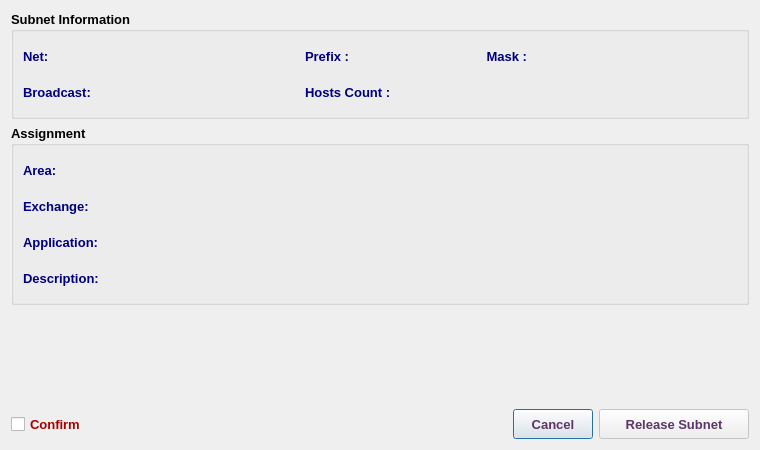
<?xml version="1.0" encoding="UTF-8"?>
<ui version="4.0">
 <class>Subnet2V4ReleaseDialog</class>
 <widget class="QDialog" name="Subnet2V4ReleaseDialog">
  <property name="geometry">
   <rect>
    <x>0</x>
    <y>0</y>
    <width>760</width>
    <height>450</height>
   </rect>
  </property>
  <property name="minimumSize">
   <size>
    <width>760</width>
    <height>450</height>
   </size>
  </property>
  <property name="maximumSize">
   <size>
    <width>761</width>
    <height>451</height>
   </size>
  </property>
  <property name="font">
   <font>
    <family>Tahoma</family>
    <pointsize>10</pointsize>
   </font>
  </property>
  <property name="windowTitle">
   <string>Subnet Release</string>
  </property>
  <property name="windowIcon">
   <iconset resource="../../../../../image.qrc">
    <normaloff>:/Image/disconnection.png</normaloff>:/Image/disconnection.png</iconset>
  </property>
  <layout class="QVBoxLayout" name="verticalLayout_2">
   <item>
    <widget class="QGroupBox" name="ipGB">
     <property name="font">
      <font>
       <family>Tahoma</family>
       <pointsize>10</pointsize>
       <weight>75</weight>
       <bold>true</bold>
      </font>
     </property>
     <property name="title">
      <string>Subnet Information</string>
     </property>
     <layout class="QVBoxLayout" name="verticalLayout_3">
      <item>
       <layout class="QHBoxLayout" name="horizontalLayout_13">
        <item>
         <widget class="QLabel" name="label_7">
          <property name="minimumSize">
           <size>
            <width>90</width>
            <height>30</height>
           </size>
          </property>
          <property name="maximumSize">
           <size>
            <width>90</width>
            <height>30</height>
           </size>
          </property>
          <property name="font">
           <font>
            <family>Tahoma</family>
            <pointsize>10</pointsize>
            <weight>75</weight>
            <bold>true</bold>
           </font>
          </property>
          <property name="styleSheet">
           <string notr="true">color: rgb(0, 0, 127);</string>
          </property>
          <property name="text">
           <string>Net:</string>
          </property>
         </widget>
        </item>
        <item>
         <widget class="QLabel" name="netLbl">
          <property name="sizePolicy">
           <sizepolicy hsizetype="Expanding" vsizetype="Preferred">
            <horstretch>0</horstretch>
            <verstretch>0</verstretch>
           </sizepolicy>
          </property>
          <property name="minimumSize">
           <size>
            <width>180</width>
            <height>30</height>
           </size>
          </property>
          <property name="maximumSize">
           <size>
            <width>500</width>
            <height>30</height>
           </size>
          </property>
          <property name="font">
           <font>
            <family>Tahoma</family>
            <pointsize>10</pointsize>
            <weight>75</weight>
            <bold>true</bold>
           </font>
          </property>
          <property name="styleSheet">
           <string notr="true">color: rgb(85, 0, 127);</string>
          </property>
          <property name="text">
           <string/>
          </property>
         </widget>
        </item>
        <item>
         <widget class="QLabel" name="label_10">
          <property name="minimumSize">
           <size>
            <width>80</width>
            <height>30</height>
           </size>
          </property>
          <property name="maximumSize">
           <size>
            <width>80</width>
            <height>30</height>
           </size>
          </property>
          <property name="font">
           <font>
            <family>Tahoma</family>
            <pointsize>10</pointsize>
            <weight>75</weight>
            <bold>true</bold>
           </font>
          </property>
          <property name="styleSheet">
           <string notr="true">color: rgb(0, 0, 127);</string>
          </property>
          <property name="text">
           <string>Prefix :</string>
          </property>
          <property name="alignment">
           <set>Qt::AlignLeading|Qt::AlignLeft|Qt::AlignVCenter</set>
          </property>
         </widget>
        </item>
        <item>
         <widget class="QLabel" name="prefixLbl">
          <property name="minimumSize">
           <size>
            <width>50</width>
            <height>30</height>
           </size>
          </property>
          <property name="maximumSize">
           <size>
            <width>50</width>
            <height>30</height>
           </size>
          </property>
          <property name="font">
           <font>
            <family>Tahoma</family>
            <pointsize>10</pointsize>
            <weight>75</weight>
            <bold>true</bold>
           </font>
          </property>
          <property name="styleSheet">
           <string notr="true">color: rgb(85, 0, 127);</string>
          </property>
          <property name="text">
           <string/>
          </property>
          <property name="wordWrap">
           <bool>true</bool>
          </property>
         </widget>
        </item>
        <item>
         <widget class="QLabel" name="label_9">
          <property name="minimumSize">
           <size>
            <width>80</width>
            <height>30</height>
           </size>
          </property>
          <property name="maximumSize">
           <size>
            <width>80</width>
            <height>30</height>
           </size>
          </property>
          <property name="font">
           <font>
            <family>Tahoma</family>
            <pointsize>10</pointsize>
            <weight>75</weight>
            <bold>true</bold>
           </font>
          </property>
          <property name="styleSheet">
           <string notr="true">color: rgb(0, 0, 127);</string>
          </property>
          <property name="text">
           <string>Mask :</string>
          </property>
          <property name="alignment">
           <set>Qt::AlignRight|Qt::AlignTrailing|Qt::AlignVCenter</set>
          </property>
         </widget>
        </item>
        <item>
         <widget class="QLabel" name="maskLbl">
          <property name="sizePolicy">
           <sizepolicy hsizetype="Expanding" vsizetype="Preferred">
            <horstretch>0</horstretch>
            <verstretch>0</verstretch>
           </sizepolicy>
          </property>
          <property name="minimumSize">
           <size>
            <width>180</width>
            <height>30</height>
           </size>
          </property>
          <property name="maximumSize">
           <size>
            <width>500</width>
            <height>30</height>
           </size>
          </property>
          <property name="font">
           <font>
            <family>Tahoma</family>
            <pointsize>10</pointsize>
            <weight>75</weight>
            <bold>true</bold>
           </font>
          </property>
          <property name="styleSheet">
           <string notr="true">color: rgb(85, 0, 127);</string>
          </property>
          <property name="text">
           <string/>
          </property>
          <property name="wordWrap">
           <bool>true</bool>
          </property>
         </widget>
        </item>
        <item>
         <spacer name="horizontalSpacer_2">
          <property name="orientation">
           <enum>Qt::Horizontal</enum>
          </property>
          <property name="sizeHint" stdset="0">
           <size>
            <width>40</width>
            <height>20</height>
           </size>
          </property>
         </spacer>
        </item>
       </layout>
      </item>
      <item>
       <layout class="QHBoxLayout" name="horizontalLayout_12">
        <item>
         <widget class="QLabel" name="label_11">
          <property name="minimumSize">
           <size>
            <width>90</width>
            <height>30</height>
           </size>
          </property>
          <property name="maximumSize">
           <size>
            <width>90</width>
            <height>30</height>
           </size>
          </property>
          <property name="font">
           <font>
            <family>Tahoma</family>
            <pointsize>10</pointsize>
            <weight>75</weight>
            <bold>true</bold>
           </font>
          </property>
          <property name="styleSheet">
           <string notr="true">color: rgb(0, 0, 127);</string>
          </property>
          <property name="text">
           <string>Broadcast:</string>
          </property>
         </widget>
        </item>
        <item>
         <widget class="QLabel" name="bcLbl">
          <property name="sizePolicy">
           <sizepolicy hsizetype="Expanding" vsizetype="Preferred">
            <horstretch>0</horstretch>
            <verstretch>0</verstretch>
           </sizepolicy>
          </property>
          <property name="minimumSize">
           <size>
            <width>180</width>
            <height>30</height>
           </size>
          </property>
          <property name="maximumSize">
           <size>
            <width>500</width>
            <height>30</height>
           </size>
          </property>
          <property name="font">
           <font>
            <family>Tahoma</family>
            <pointsize>10</pointsize>
            <weight>75</weight>
            <bold>true</bold>
           </font>
          </property>
          <property name="styleSheet">
           <string notr="true">color: rgb(85, 0, 127);</string>
          </property>
          <property name="text">
           <string/>
          </property>
          <property name="wordWrap">
           <bool>true</bool>
          </property>
         </widget>
        </item>
        <item>
         <widget class="QLabel" name="label_12">
          <property name="minimumSize">
           <size>
            <width>130</width>
            <height>30</height>
           </size>
          </property>
          <property name="maximumSize">
           <size>
            <width>130</width>
            <height>30</height>
           </size>
          </property>
          <property name="font">
           <font>
            <family>Tahoma</family>
            <pointsize>10</pointsize>
            <weight>75</weight>
            <bold>true</bold>
           </font>
          </property>
          <property name="styleSheet">
           <string notr="true">color: rgb(0, 0, 127);</string>
          </property>
          <property name="text">
           <string>Hosts Count :</string>
          </property>
          <property name="alignment">
           <set>Qt::AlignLeading|Qt::AlignLeft|Qt::AlignVCenter</set>
          </property>
         </widget>
        </item>
        <item>
         <widget class="QLabel" name="hostLbl">
          <property name="minimumSize">
           <size>
            <width>150</width>
            <height>30</height>
           </size>
          </property>
          <property name="maximumSize">
           <size>
            <width>150</width>
            <height>30</height>
           </size>
          </property>
          <property name="font">
           <font>
            <family>Tahoma</family>
            <pointsize>10</pointsize>
            <weight>75</weight>
            <bold>true</bold>
           </font>
          </property>
          <property name="styleSheet">
           <string notr="true">color: rgb(85, 0, 127);</string>
          </property>
          <property name="text">
           <string/>
          </property>
          <property name="wordWrap">
           <bool>true</bool>
          </property>
         </widget>
        </item>
        <item>
         <spacer name="horizontalSpacer_3">
          <property name="orientation">
           <enum>Qt::Horizontal</enum>
          </property>
          <property name="sizeHint" stdset="0">
           <size>
            <width>40</width>
            <height>20</height>
           </size>
          </property>
         </spacer>
        </item>
       </layout>
      </item>
     </layout>
    </widget>
   </item>
   <item>
    <widget class="QGroupBox" name="groupBox">
     <property name="font">
      <font>
       <family>Tahoma</family>
       <pointsize>10</pointsize>
       <weight>75</weight>
       <bold>true</bold>
      </font>
     </property>
     <property name="title">
      <string>Assignment</string>
     </property>
     <layout class="QVBoxLayout" name="verticalLayout">
      <item>
       <layout class="QHBoxLayout" name="horizontalLayout_2">
        <item>
         <widget class="QLabel" name="label">
          <property name="minimumSize">
           <size>
            <width>120</width>
            <height>30</height>
           </size>
          </property>
          <property name="maximumSize">
           <size>
            <width>120</width>
            <height>30</height>
           </size>
          </property>
          <property name="font">
           <font>
            <family>Tahoma</family>
            <pointsize>10</pointsize>
            <weight>75</weight>
            <bold>true</bold>
           </font>
          </property>
          <property name="styleSheet">
           <string notr="true">color: rgb(0, 0, 127);</string>
          </property>
          <property name="text">
           <string>Area:</string>
          </property>
         </widget>
        </item>
        <item>
         <widget class="QLabel" name="areaLbl">
          <property name="sizePolicy">
           <sizepolicy hsizetype="Expanding" vsizetype="Preferred">
            <horstretch>0</horstretch>
            <verstretch>0</verstretch>
           </sizepolicy>
          </property>
          <property name="minimumSize">
           <size>
            <width>300</width>
            <height>30</height>
           </size>
          </property>
          <property name="maximumSize">
           <size>
            <width>8000</width>
            <height>30</height>
           </size>
          </property>
          <property name="font">
           <font>
            <family>Tahoma</family>
            <pointsize>10</pointsize>
            <weight>75</weight>
            <bold>true</bold>
           </font>
          </property>
          <property name="styleSheet">
           <string notr="true">color: rgb(85, 0, 127);</string>
          </property>
          <property name="text">
           <string/>
          </property>
          <property name="alignment">
           <set>Qt::AlignLeading|Qt::AlignLeft|Qt::AlignVCenter</set>
          </property>
          <property name="wordWrap">
           <bool>true</bool>
          </property>
         </widget>
        </item>
       </layout>
      </item>
      <item>
       <layout class="QHBoxLayout" name="horizontalLayout_4">
        <item>
         <widget class="QLabel" name="label_3">
          <property name="minimumSize">
           <size>
            <width>120</width>
            <height>30</height>
           </size>
          </property>
          <property name="maximumSize">
           <size>
            <width>120</width>
            <height>30</height>
           </size>
          </property>
          <property name="font">
           <font>
            <family>Tahoma</family>
            <pointsize>10</pointsize>
            <weight>75</weight>
            <bold>true</bold>
           </font>
          </property>
          <property name="styleSheet">
           <string notr="true">color: rgb(0, 0, 127);</string>
          </property>
          <property name="text">
           <string>Exchange:</string>
          </property>
         </widget>
        </item>
        <item>
         <widget class="QLabel" name="abbrLbl">
          <property name="sizePolicy">
           <sizepolicy hsizetype="Expanding" vsizetype="Preferred">
            <horstretch>0</horstretch>
            <verstretch>0</verstretch>
           </sizepolicy>
          </property>
          <property name="minimumSize">
           <size>
            <width>300</width>
            <height>30</height>
           </size>
          </property>
          <property name="maximumSize">
           <size>
            <width>8000</width>
            <height>30</height>
           </size>
          </property>
          <property name="font">
           <font>
            <family>Tahoma</family>
            <pointsize>10</pointsize>
            <weight>75</weight>
            <bold>true</bold>
           </font>
          </property>
          <property name="styleSheet">
           <string notr="true">color: rgb(85, 0, 127);</string>
          </property>
          <property name="text">
           <string/>
          </property>
          <property name="alignment">
           <set>Qt::AlignLeading|Qt::AlignLeft|Qt::AlignVCenter</set>
          </property>
          <property name="wordWrap">
           <bool>true</bool>
          </property>
         </widget>
        </item>
       </layout>
      </item>
      <item>
       <layout class="QHBoxLayout" name="horizontalLayout_3">
        <item>
         <widget class="QLabel" name="label_2">
          <property name="minimumSize">
           <size>
            <width>120</width>
            <height>30</height>
           </size>
          </property>
          <property name="maximumSize">
           <size>
            <width>120</width>
            <height>30</height>
           </size>
          </property>
          <property name="font">
           <font>
            <family>Tahoma</family>
            <pointsize>10</pointsize>
            <weight>75</weight>
            <bold>true</bold>
           </font>
          </property>
          <property name="styleSheet">
           <string notr="true">color: rgb(0, 0, 127);</string>
          </property>
          <property name="text">
           <string>Application:</string>
          </property>
         </widget>
        </item>
        <item>
         <widget class="QLabel" name="appLbl">
          <property name="sizePolicy">
           <sizepolicy hsizetype="Expanding" vsizetype="Preferred">
            <horstretch>0</horstretch>
            <verstretch>0</verstretch>
           </sizepolicy>
          </property>
          <property name="minimumSize">
           <size>
            <width>300</width>
            <height>30</height>
           </size>
          </property>
          <property name="maximumSize">
           <size>
            <width>8000</width>
            <height>30</height>
           </size>
          </property>
          <property name="font">
           <font>
            <family>Tahoma</family>
            <pointsize>10</pointsize>
            <weight>75</weight>
            <bold>true</bold>
           </font>
          </property>
          <property name="styleSheet">
           <string notr="true">color: rgb(85, 0, 127);</string>
          </property>
          <property name="text">
           <string/>
          </property>
          <property name="alignment">
           <set>Qt::AlignLeading|Qt::AlignLeft|Qt::AlignVCenter</set>
          </property>
          <property name="wordWrap">
           <bool>true</bool>
          </property>
         </widget>
        </item>
       </layout>
      </item>
      <item>
       <layout class="QHBoxLayout" name="horizontalLayout_10">
        <item>
         <widget class="QLabel" name="label_5">
          <property name="minimumSize">
           <size>
            <width>120</width>
            <height>30</height>
           </size>
          </property>
          <property name="maximumSize">
           <size>
            <width>120</width>
            <height>30</height>
           </size>
          </property>
          <property name="font">
           <font>
            <family>Tahoma</family>
            <pointsize>10</pointsize>
            <weight>75</weight>
            <bold>true</bold>
           </font>
          </property>
          <property name="styleSheet">
           <string notr="true">color: rgb(0, 0, 127);</string>
          </property>
          <property name="text">
           <string>Description:</string>
          </property>
         </widget>
        </item>
        <item>
         <widget class="QLabel" name="descLbl">
          <property name="sizePolicy">
           <sizepolicy hsizetype="Expanding" vsizetype="Preferred">
            <horstretch>0</horstretch>
            <verstretch>0</verstretch>
           </sizepolicy>
          </property>
          <property name="minimumSize">
           <size>
            <width>300</width>
            <height>30</height>
           </size>
          </property>
          <property name="maximumSize">
           <size>
            <width>8000</width>
            <height>30</height>
           </size>
          </property>
          <property name="font">
           <font>
            <family>Tahoma</family>
            <pointsize>10</pointsize>
            <weight>75</weight>
            <bold>true</bold>
           </font>
          </property>
          <property name="styleSheet">
           <string notr="true">color: rgb(85, 0, 127);</string>
          </property>
          <property name="text">
           <string/>
          </property>
          <property name="wordWrap">
           <bool>true</bool>
          </property>
         </widget>
        </item>
       </layout>
      </item>
     </layout>
    </widget>
   </item>
   <item>
    <widget class="QLabel" name="infoLbl">
     <property name="minimumSize">
      <size>
       <width>300</width>
       <height>30</height>
      </size>
     </property>
     <property name="maximumSize">
      <size>
       <width>16777215</width>
       <height>30</height>
      </size>
     </property>
     <property name="font">
      <font>
       <family>Tahoma</family>
       <pointsize>10</pointsize>
       <weight>75</weight>
       <bold>true</bold>
      </font>
     </property>
     <property name="styleSheet">
      <string notr="true">color: rgb(170, 0, 0);</string>
     </property>
     <property name="text">
      <string/>
     </property>
    </widget>
   </item>
   <item>
    <spacer name="verticalSpacer">
     <property name="font">
      <font>
       <family>Tahoma</family>
       <pointsize>10</pointsize>
      </font>
     </property>
     <property name="orientation">
      <enum>Qt::Vertical</enum>
     </property>
     <property name="sizeHint" stdset="0">
      <size>
       <width>20</width>
       <height>181</height>
      </size>
     </property>
    </spacer>
   </item>
   <item>
    <layout class="QHBoxLayout" name="horizontalLayout">
     <item>
      <widget class="QCheckBox" name="checkBox">
       <property name="minimumSize">
        <size>
         <width>0</width>
         <height>30</height>
        </size>
       </property>
       <property name="maximumSize">
        <size>
         <width>16777215</width>
         <height>30</height>
        </size>
       </property>
       <property name="font">
        <font>
         <family>Tahoma</family>
         <pointsize>10</pointsize>
         <weight>75</weight>
         <bold>true</bold>
        </font>
       </property>
       <property name="styleSheet">
        <string notr="true">color: rgb(170, 0, 0);</string>
       </property>
       <property name="text">
        <string>Confirm </string>
       </property>
      </widget>
     </item>
     <item>
      <spacer name="horizontalSpacer">
       <property name="font">
        <font>
         <family>Tahoma</family>
         <pointsize>10</pointsize>
        </font>
       </property>
       <property name="orientation">
        <enum>Qt::Horizontal</enum>
       </property>
       <property name="sizeHint" stdset="0">
        <size>
         <width>40</width>
         <height>20</height>
        </size>
       </property>
      </spacer>
     </item>
     <item>
      <widget class="QPushButton" name="cancelBtn">
       <property name="minimumSize">
        <size>
         <width>80</width>
         <height>30</height>
        </size>
       </property>
       <property name="maximumSize">
        <size>
         <width>100</width>
         <height>30</height>
        </size>
       </property>
       <property name="font">
        <font>
         <family>Tahoma</family>
         <pointsize>10</pointsize>
         <weight>75</weight>
         <bold>true</bold>
        </font>
       </property>
       <property name="styleSheet">
        <string notr="true">color: rgb(92, 53, 102);</string>
       </property>
       <property name="text">
        <string>Cancel</string>
       </property>
      </widget>
     </item>
     <item>
      <widget class="QPushButton" name="okBtn">
       <property name="enabled">
        <bool>false</bool>
       </property>
       <property name="sizePolicy">
        <sizepolicy hsizetype="Preferred" vsizetype="Preferred">
         <horstretch>0</horstretch>
         <verstretch>0</verstretch>
        </sizepolicy>
       </property>
       <property name="minimumSize">
        <size>
         <width>150</width>
         <height>30</height>
        </size>
       </property>
       <property name="maximumSize">
        <size>
         <width>250</width>
         <height>30</height>
        </size>
       </property>
       <property name="font">
        <font>
         <family>Tahoma</family>
         <pointsize>10</pointsize>
         <weight>75</weight>
         <bold>true</bold>
        </font>
       </property>
       <property name="styleSheet">
        <string notr="true">color: rgb(92, 53, 102);</string>
       </property>
       <property name="text">
        <string>Release Subnet</string>
       </property>
       <property name="icon">
        <iconset resource="../../../../../image.qrc">
         <normaloff>:/Image/disconnection.png</normaloff>:/Image/disconnection.png</iconset>
       </property>
       <property name="iconSize">
        <size>
         <width>20</width>
         <height>20</height>
        </size>
       </property>
      </widget>
     </item>
    </layout>
   </item>
  </layout>
 </widget>
 <tabstops>
  <tabstop>checkBox</tabstop>
  <tabstop>okBtn</tabstop>
  <tabstop>cancelBtn</tabstop>
 </tabstops>
 <resources>
  <include location="../../../../../image.qrc"/>
 </resources>
 <connections/>
</ui>
